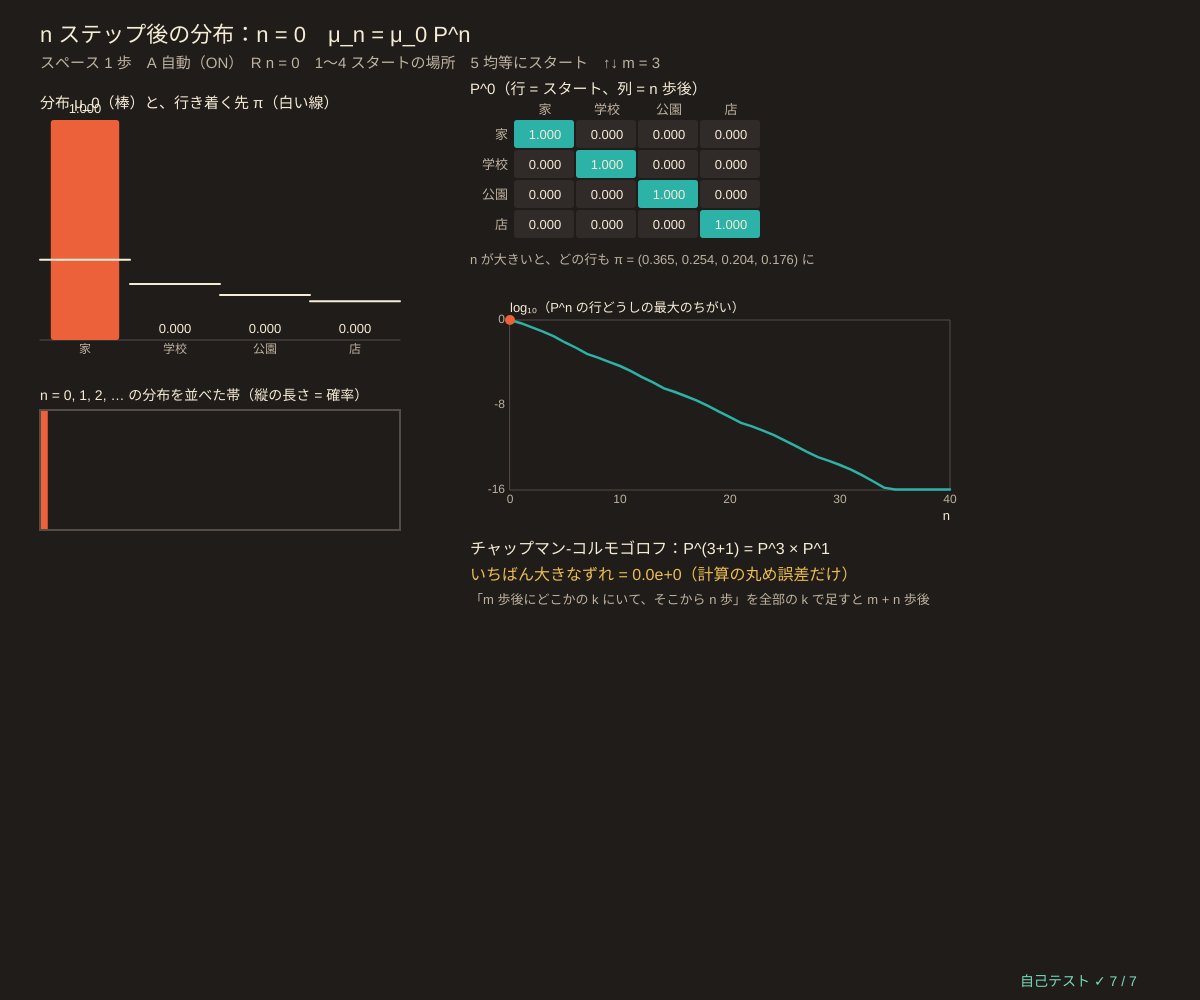
Frame 1 (no input)
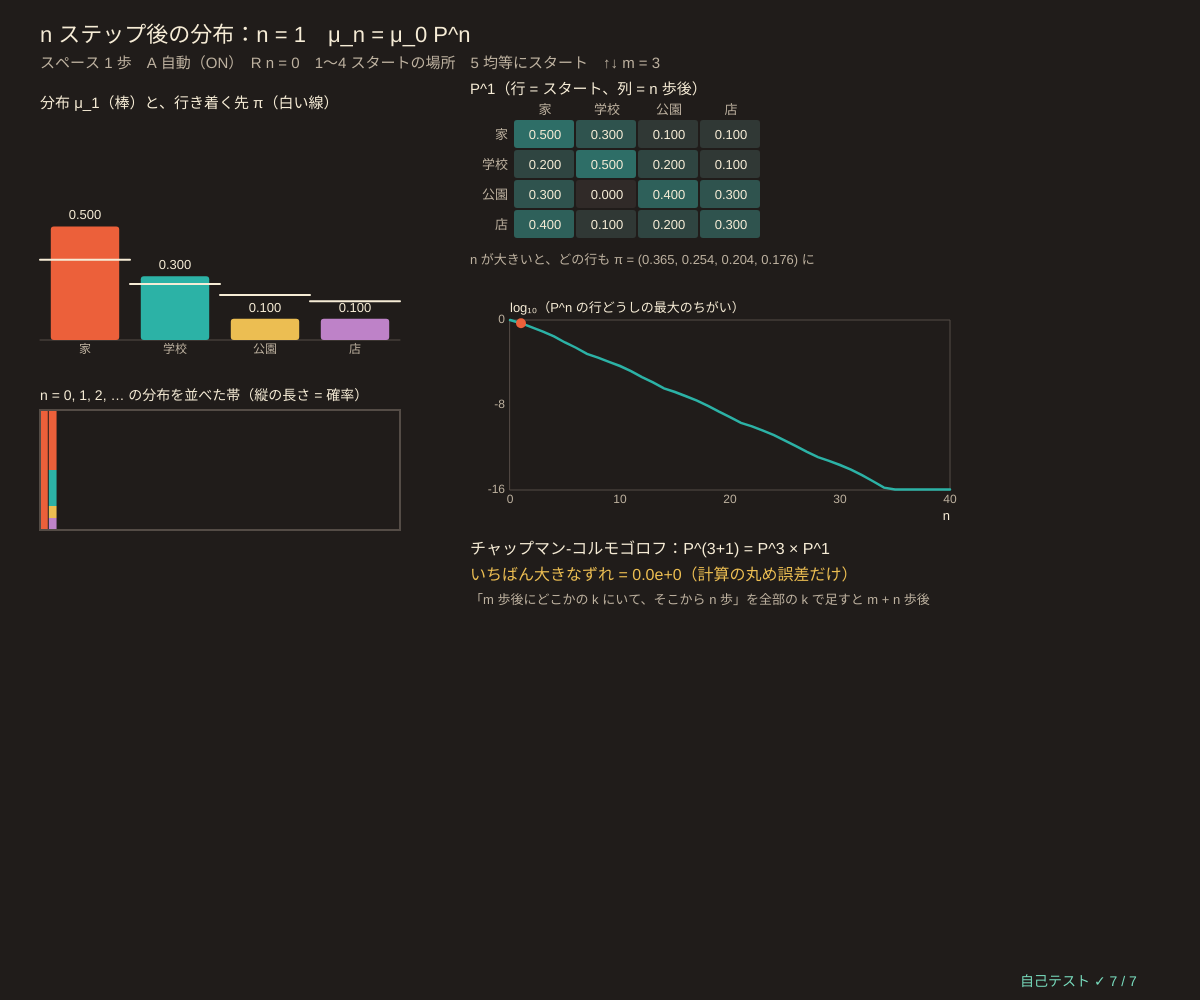
Frame 60 (no input)
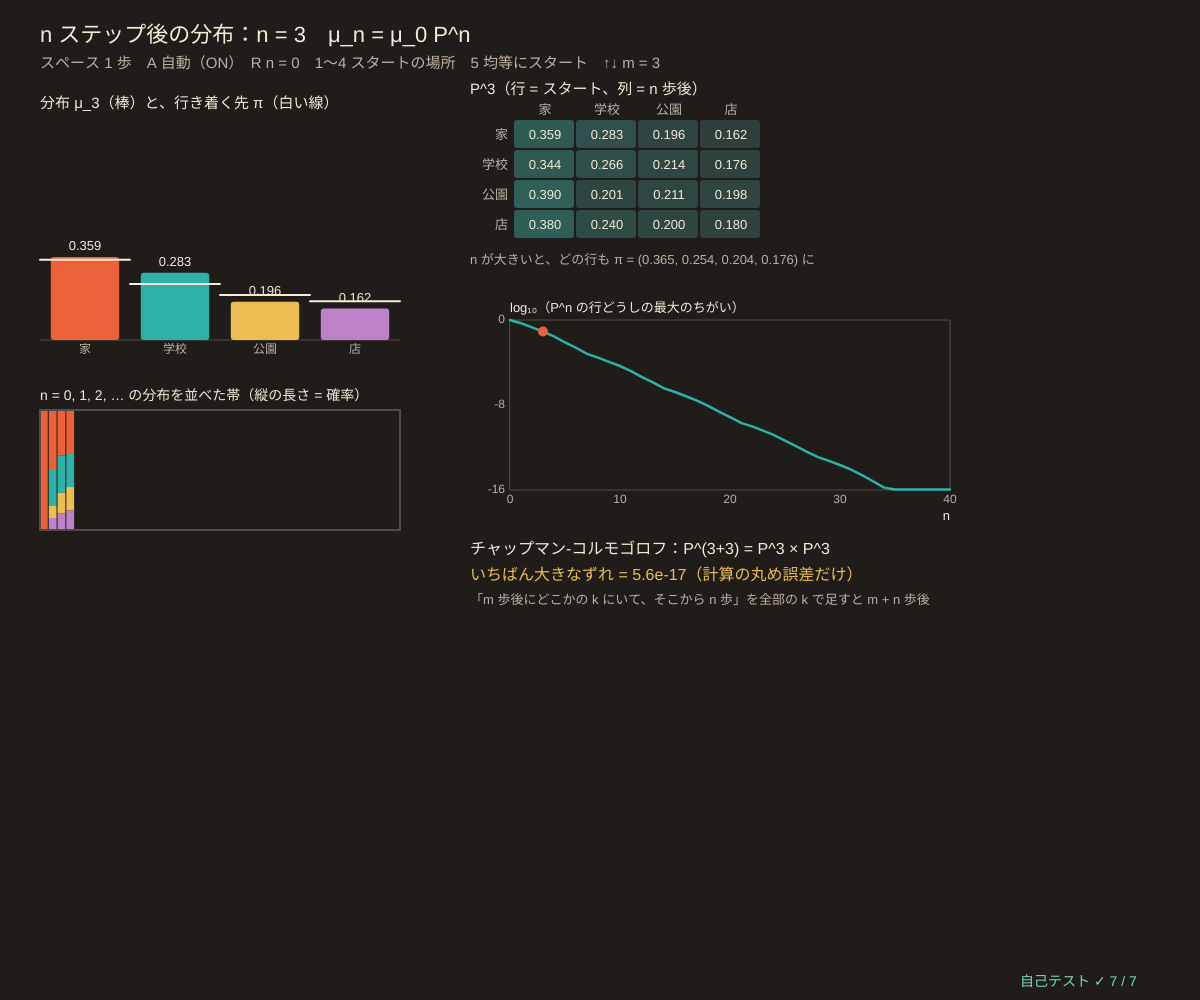
Frame 120 (the mouse pressed at the canvas centre since frame 60)

The p5.js sketch that drew these frames (run headless with seeded random() and noise() and a simulated clock; from frame 60 on, the mouse is pressed at the canvas centre):

// p5.js sketch
// ── sketch.js
// ============================================
// 01 n ステップ後の分布 ─ 「いまどこにいそうか」の確率（分布）に、遷移行列 P を 1 回掛けるごとに 1 歩すすむ
// μ_n = μ_0 P^n。P^n の (i, j) 成分 = i から始めて n 歩後に j にいる確率。
// n を大きくすると P^n のどの行も同じになっていく（どこから始めても同じ分布へ = 始まりを忘れる）。
// チャップマン-コルモゴロフ方程式 P^(m+n) = P^m P^n：「m 歩してから n 歩」= 「m + n 歩」を数値で確かめる
// スペース 1 歩 / A 自動 / R n = 0 に戻す / 1〜4 スタートの場所 / 5 均等にスタート / ↑↓ m（チャップマン-コルモゴロフの m）
// ============================================

const NAMES = ['家', '学校', '公園', '店'];
const transP = [                         // ★ 遷移行列（4 つの場所を 1 時間ごとに移動する人、各行の合計 = 1）
  [0.5, 0.3, 0.1, 0.1],
  [0.2, 0.5, 0.2, 0.1],
  [0.3, 0.0, 0.4, 0.3],
  [0.4, 0.1, 0.2, 0.3],
];
const MAX_N = 40;                        // ★ グラフに描く n の上限
let mu0 = [1, 0, 0, 0], nNow = 0, dists = [], shown = [], powers = [], spreads = [], piVec, auto = true, ckM = 3;

function setup() {
  createCanvas(windowWidth, windowHeight);
  selfTest();
  piVec = stationaryExact(transP);
  powers = [eyeMat(4)]; for (let k = 1; k <= MAX_N; k++) powers.push(matMul(powers[k - 1], transP));   // P^0, P^1, …（くり返し掛ける）
  spreads = powers.map(colSpread);
  restart(mu0);
}
function restart(m) { mu0 = m.slice(); nNow = 0; dists = [mu0.slice()]; shown = mu0.slice(); }
function oneStep() { if (nNow >= MAX_N) return; dists.push(vecMat(dists[nNow], transP)); nNow++; }   // ★ μ_(n+1) = μ_n P
// P^n の各列で「いちばん大きい行 − いちばん小さい行」の最大：0 なら全部の行が同じ
function colSpread(a) { let d = 0; for (let j = 0; j < a.length; j++) { let c = a.map((r) => r[j]); d = Math.max(d, Math.max(...c) - Math.min(...c)); } return d; }

function draw() {
  background(...BG);
  if (auto && frameCount % 40 === 0) oneStep();
  let target = dists[nNow];
  for (let k = 0; k < 4; k++) shown[k] += (target[k] - shown[k]) * 0.15;   // 棒をなめらかに動かす
  hudTitle('n ステップ後の分布：n = ' + nNow + '　μ_n = μ_0 P^n', 'スペース 1 歩　A 自動（' + (auto ? 'ON' : 'OFF') + '）　R n = 0　1〜4 スタートの場所　5 均等にスタート　↑↓ m = ' + ckM);

  // ---- いまの分布（棒）と定常分布（線）
  let bx = 40, by = 120, bw = Math.min(380, width * 0.3), bh = 220;
  noStroke(); fill(...CREAM); textSize(15); textAlign(LEFT, BASELINE); text('分布 μ_' + nNow + '（棒）と、行き着く先 π（白い線）', bx, by - 12);
  drawBars(bx, by, bw, bh, shown, STATE_COLS, 1, NAMES);
  for (let k = 0; k < 4; k++) { let x = bx + (k + 0.5) * (bw / 4), y = by + bh - piVec[k] * bh; stroke(...CREAM); strokeWeight(2); line(x - bw / 8, y, x + bw / 8, y); noStroke(); fill(...CREAM); textSize(13); textAlign(CENTER, BOTTOM); text(fmtN(target[k], 3), x, by + bh - shown[k] * bh - 4); }

  // ---- これまでの分布を積み上げた帯（左 = n 0）
  let sx = bx, sy = by + bh + 70, sw = bw, sh = 120, cw = sw / (MAX_N + 1);
  fill(...CREAM); textSize(14); textAlign(LEFT, BASELINE); text('n = 0, 1, 2, … の分布を並べた帯（縦の長さ = 確率）', sx, sy - 10);
  for (let n = 0; n <= nNow; n++) { let y = sy; for (let k = 0; k < 4; k++) { noStroke(); fill(...STATE_COLS[k]); rect(sx + n * cw, y, Math.max(1, cw - 1), dists[n][k] * sh); y += dists[n][k] * sh; } }
  noFill(); stroke(84, 76, 70); rect(sx, sy, sw, sh);

  // ---- P^n の表
  let mx = bx + bw + 70, my = 120;
  noStroke(); fill(...CREAM); textSize(15); textAlign(LEFT, BASELINE); text('P^' + nNow + '（行 = スタート、列 = n 歩後）', mx, my - 26);
  drawMatrix(powers[nNow], mx + 44, my, 62, 30, NAMES, { ts: 13, digits: 3 });
  fill(...SUB); textSize(13); textAlign(LEFT, BASELINE);
  text('n が大きいと、どの行も π = (' + piVec.map((v) => fmtN(v, 3)).join(', ') + ') に', mx, my + 4 * 30 + 24);

  // ---- 行のちがい（対数）
  let g = { x: mx + 40, y: my + 200, w: Math.min(440, width - mx - 90), h: 170, x0: 0, x1: MAX_N, y0: -16, y1: 0 };
  plotAxes(g, 'n', 'log₁₀（P^n の行どうしの最大のちがい）', [0, 10, 20, 30, 40], [-16, -8, 0]);
  drawCurve(g, spreads.map((d) => Math.log10(Math.max(d, 1e-16))), TEAL, 2.5);
  noStroke(); fill(...DICE); circle(gX(g, nNow), gY(g, Math.log10(Math.max(spreads[nNow], 1e-16))), 10);

  // ---- チャップマン-コルモゴロフ
  let ckN = Math.max(1, nNow), lhs = powers[Math.min(MAX_N, ckM + ckN)] || matPow(transP, ckM + ckN), rhs = matMul(powers[ckM], powers[ckN]);
  let cy = g.y + g.h + 64;
  fill(...CREAM); textSize(16); textAlign(LEFT, BASELINE);
  text('チャップマン-コルモゴロフ：P^(' + ckM + '+' + ckN + ') = P^' + ckM + ' × P^' + ckN, mx, cy);
  fill(...MUSTARD); text('いちばん大きなずれ = ' + maxAbsDiff(lhs, rhs).toExponential(1) + '（計算の丸め誤差だけ）', mx, cy + 26);
  fill(...SUB); textSize(13); text('「m 歩後にどこかの k にいて、そこから n 歩」を全部の k で足すと m + n 歩後', mx, cy + 50);
  drawSelfTest(width - 180, height - 14);
}

function keyPressed() {
  if (key === ' ') oneStep();
  if (key === 'a' || key === 'A') auto = !auto;
  if (key === 'r' || key === 'R') restart(mu0);
  if (key >= '1' && key <= '4') { let m = [0, 0, 0, 0]; m[Number(key) - 1] = 1; restart(m); }
  if (key === '5') restart([0.25, 0.25, 0.25, 0.25]);
  if (key === UP_ARROW) ckM = Math.min(20, ckM + 1);
  if (key === DOWN_ARROW) ckM = Math.max(0, ckM - 1);
  return false;
}

// ============================================
// やってみよう
// 1. 1〜4 でスタートを変えても、n = 20 くらいで棒はいつも同じ高さ（π）になる？
// 2. transP の 1 行を [0, 0, 0, 1] にしたり、家 ⇔ 学校 だけを行き来する行列にすると、行はそろう？（03 の分類へ）
// 3. ログのグラフはほぼ直線 = ちがいが毎回ほぼ同じ割合で縮む。その割合は P の 2 番目に大きい固有値の大きさ
// 4. ↑↓ で m を変えて、P^(m+n) と P^m P^n のずれがいつも 10⁻¹⁶ くらいなのを見よう
// ============================================

// ---- 自己テスト
function selfTest() {
  selfTestResults = [];
  check('遷移行列の各行の合計 = 1', rowSumErr(transP) < 1e-12);
  let pw = [eyeMat(4)]; for (let k = 1; k <= 60; k++) pw.push(matMul(pw[k - 1], transP));
  check('P^n（n = 1〜60）の各行の合計 = 1', pw.every((a) => rowSumErr(a) < 1e-12));
  let ck = 0; for (let m = 0; m <= 10; m++) for (let n = 0; n <= 10; n++) ck = Math.max(ck, maxAbsDiff(pw[m + n], matMul(pw[m], pw[n])));
  check('チャップマン-コルモゴロフ P^(m+n) = P^m P^n（m, n ≤ 10、ずれ ' + ck.toExponential(1) + '）', ck < 1e-12);
  let mu = [0.1, 0.2, 0.3, 0.4], v = mu.slice(); for (let k = 0; k < 12; k++) v = vecMat(v, transP);
  check('μ に P を 12 回掛ける = μ P^12', maxAbsDiff(v, vecMat(mu, pw[12])) < 1e-14);
  let pi = stationaryExact(transP);
  check('P^60 のどの行も定常分布 π（ずれ < 10⁻¹⁰）', pw[60].every((r) => maxAbsDiff(r, pi) < 1e-10));
  let mono = true; for (let k = 1; k <= 60; k++) if (colSpread(pw[k]) > colSpread(pw[k - 1]) + 1e-15) mono = false;
  check('行どうしのちがいは n とともに増えない（列の幅が縮む）', mono);
  seedRng(11); let cnt = [0, 0, 0, 0], runs = 40000;   // シミュレーション：家から 5 歩後にどこにいる？
  for (let r = 0; r < runs; r++) { let s = 0; for (let t = 0; t < 5; t++) s = sampleFrom(transP[s]); cnt[s]++; }
  check('家から 5 歩のシミュレーション（4 万回）≈ P^5 の 1 行目（ずれ < 0.01）', maxAbsDiff(cnt.map((c) => c / runs), pw[5][0]) < 0.01);
  reportSelfTest();
}

// ==================================================
// ここから下は「マルコフ連鎖の道具」（中身は読まなくても OK。消さないでね）
// ==================================================
// ---- 色と小さな道具
const BG = [32, 28, 26];                // 背景（あたたかい炭色）
const CREAM = [246, 236, 214], DICE = [236, 96, 58], TEAL = [44, 178, 166], MUSTARD = [236, 190, 82], PLUM = [190, 130, 200], SUB = [190, 178, 160];
const STATE_COLS = [[236, 96, 58], [44, 178, 166], [236, 190, 82], [190, 130, 200], [120, 190, 240], [150, 210, 110], [240, 140, 170], [200, 170, 130]];
function clampv(v, a, b) { return v < a ? a : v > b ? b : v !== v ? a : v; }     // NaN なら a に戻す
function sumOf(a) { let s = 0; for (let v of a) s += v; return s; }
function meanOf(a) { return a.length ? sumOf(a) / a.length : 0; }
function sampleFrom(p) { let u = rnd() * sumOf(p), c = 0; for (let i = 0; i < p.length; i++) { c += p[i]; if (u < c) return i; } return p.length - 1; }   // 確率 p[i] で i を返す
function fmtN(v, d) { if (typeof v !== 'number' || v !== v) return '?'; if (!isFinite(v)) return '∞'; let s = v.toFixed(d === undefined ? 2 : d); return /^-0\.?0*$/.test(s) ? s.slice(1) : s; }
function hudTitle(t, sub) {            // 左上の見出しと操作の説明
  noStroke(); fill(...CREAM); textSize(22); textAlign(LEFT, BASELINE); text(t, 40, 42);
  fill(...SUB); textSize(15); text(sub, 40, 68);
}
// ---- 種つきの乱数（同じ種なら毎回同じ列 → 実験をくり返せる）
let rngState = 1;
function seedRng(s) { rngState = (s >>> 0) || 1; }
function rnd() {                       // 0〜1 の一様乱数（mulberry32）
  rngState = (rngState + 0x6d2b79f5) >>> 0;
  let t = rngState;
  t = Math.imul(t ^ (t >>> 15), t | 1);
  t ^= t + Math.imul(t ^ (t >>> 7), t | 61);
  return ((t ^ (t >>> 14)) >>> 0) / 4294967296;
}
function rndInt(a, b) { return a + Math.floor(rnd() * (b - a + 1)); }
function randn() { let u = 1 - rnd(), v = rnd(); return Math.sqrt(-2 * Math.log(u)) * Math.cos(2 * Math.PI * v); }   // 標準正規分布
// ---- 行列の道具（行列 = 配列の配列。遷移行列 transP[i][j] = i の次に j へ行く確率、行の和 = 1）
function zerosMat(n, m) { let a = []; for (let i = 0; i < n; i++) a.push(new Array(m === undefined ? n : m).fill(0)); return a; }
function eyeMat(n) { let a = zerosMat(n); for (let i = 0; i < n; i++) a[i][i] = 1; return a; }
function copyMat(a) { return a.map((r) => r.slice()); }
function matMul(a, b) {                // 行列の積 (a b)[i][j] = Σ_k a[i][k] b[k][j]
  let n = a.length, m = b[0].length, kk = b.length, c = zerosMat(n, m);
  for (let i = 0; i < n; i++) for (let k = 0; k < kk; k++) { let v = a[i][k]; if (v !== 0) for (let j = 0; j < m; j++) c[i][j] += v * b[k][j]; }
  return c;
}
function vecMat(v, a) {                // 横ベクトル × 行列：次の時刻の分布 = いまの分布 × P
  let out = new Array(a[0].length).fill(0);
  for (let i = 0; i < v.length; i++) if (v[i] !== 0) for (let j = 0; j < out.length; j++) out[j] += v[i] * a[i][j];
  return out;
}
function matPow(a, k) { let r = eyeMat(a.length); for (let t = 0; t < k; t++) r = matMul(r, a); return r; }   // P^k（k 回かけるだけ）
function maxAbsDiff(a, b) {            // 2 つの行列（またはベクトル）のいちばん大きなずれ
  let d = 0;
  for (let i = 0; i < a.length; i++) { if (Array.isArray(a[i])) d = Math.max(d, maxAbsDiff(a[i], b[i])); else d = Math.max(d, Math.abs(a[i] - b[i])); }
  return d;
}
function rowSumErr(a, target) { let d = 0; for (let r of a) d = Math.max(d, Math.abs(sumOf(r) - (target === undefined ? 1 : target))); return d; }
function fixRows(a) {                  // 行の和を 1 に。全部 0 の行は「その場にとどまる」にする（NaN を出さない）
  return a.map((r, i) => { let s = sumOf(r); if (!(s > 1e-12)) { let z = r.map(() => 0); z[i] = 1; return z; } return r.map((v) => v / s); });
}
function solveLinear(a, b) {           // ガウスの消去法（部分ピボット）で a x = b。解けなければ null
  let n = a.length, m = a.map((r, i) => r.concat([b[i]]));
  for (let c = 0; c < n; c++) {
    let p = c; for (let r = c + 1; r < n; r++) if (Math.abs(m[r][c]) > Math.abs(m[p][c])) p = r;
    if (Math.abs(m[p][c]) < 1e-13) return null;
    [m[c], m[p]] = [m[p], m[c]];
    for (let r = 0; r < n; r++) { if (r === c) continue; let f = m[r][c] / m[c][c]; if (f !== 0) for (let k = c; k <= n; k++) m[r][k] -= f * m[c][k]; }
  }
  return m.map((r, i) => r[n] / r[i]);
}
function matInv(a) {                   // 逆行列（ガウス-ジョルダン）。逆がなければ null
  let n = a.length, cols = [];
  for (let j = 0; j < n; j++) { let e = new Array(n).fill(0); e[j] = 1; let x = solveLinear(a, e); if (!x) return null; cols.push(x); }
  return a.map((_, i) => cols.map((c) => c[i]));
}
// 定常分布：π P = π と Σ π = 1 を連立方程式として解く（(P^T − I) π = 0 の最後の式を Σ π = 1 に置きかえる）
function stationaryExact(a) {
  let n = a.length, m = zerosMat(n), b = new Array(n).fill(0);
  for (let i = 0; i < n; i++) for (let j = 0; j < n; j++) m[i][j] = a[j][i] - (i === j ? 1 : 0);
  for (let j = 0; j < n; j++) m[n - 1][j] = 1; b[n - 1] = 1;
  return solveLinear(m, b);
}
function stationaryPower(a, tol, maxIt, start) {   // べき乗法：π ← π P を変化が tol 未満になるまで
  let n = a.length, v = start ? start.slice() : new Array(n).fill(1 / n), its = 0, d = Infinity;
  while (d > (tol || 1e-13) && its < (maxIt || 100000)) { let w = vecMat(v, a); d = maxAbsDiff(w, v); v = w; its++; }
  return { pi: v, its };
}
function tvDist(p, q) { let s = 0; for (let i = 0; i < p.length; i++) s += Math.abs(p[i] - q[i]); return s / 2; }   // 全変動距離
function entropyRate(a, pi) {          // エントロピー率 H = −Σ_i π_i Σ_j P_ij log₂ P_ij（1 歩あたりの情報量、ビット）
  let h = 0;
  for (let i = 0; i < a.length; i++) for (let v of a[i]) if (v > 0) h -= pi[i] * v * Math.log2(v);
  return h;
}
// ---- 遷移図を描く道具：矢印の太さ = 確率
function bezPts(ax, ay, bx, by, bend, r) {          // 少しふくらんだ曲線の点（両はしの円 r の中は除く）
  let mx = (ax + bx) / 2, my = (ay + by) / 2, dx = bx - ax, dy = by - ay, L = Math.hypot(dx, dy) || 1;
  let cx = mx - (dy / L) * bend * L, cy = my + (dx / L) * bend * L, pts = [];
  for (let k = 0; k <= 30; k++) {
    let t = k / 30, x = (1 - t) * (1 - t) * ax + 2 * t * (1 - t) * cx + t * t * bx, y = (1 - t) * (1 - t) * ay + 2 * t * (1 - t) * cy + t * t * by;
    if (Math.hypot(x - ax, y - ay) > r + 2 && Math.hypot(x - bx, y - by) > r + 6) pts.push([x, y]);
  }
  return pts;
}
function arrowHeadAt(pts, sz) {       // 折れ線の最後に三角の矢じり
  if (pts.length < 2) return;
  let [x1, y1] = pts[pts.length - 2], [x2, y2] = pts[pts.length - 1], L = Math.hypot(x2 - x1, y2 - y1) || 1, ux = (x2 - x1) / L, uy = (y2 - y1) / L;
  triangle(x2 + ux * sz, y2 + uy * sz, x2 - uy * sz * 0.6, y2 + ux * sz * 0.6, x2 + uy * sz * 0.6, y2 - ux * sz * 0.6);
}
// nodes = [[x, y], …]、a = 遷移行列。戻り値：矢印ごとの { i, j, mx, my }（ラベルやクリック判定用）
function drawChainGraph(nodes, a, r, cols, opts) {
  opts = opts || {};
  let cx = meanOf(nodes.map((p) => p[0])), cy = meanOf(nodes.map((p) => p[1])), hits = [];
  for (let i = 0; i < nodes.length; i++) for (let j = 0; j < nodes.length; j++) {
    let p = a[i][j]; if (!(p > 1e-9)) continue;
    let col = cols[i % cols.length], w = 1 + 11 * p, pts;
    if (i === j) {                     // 自分に戻る矢印：外側に小さな輪
      let ox = nodes[i][0] - cx, oy = nodes[i][1] - cy, L = Math.hypot(ox, oy) || 1, ux = ox / L, uy = L > 1 ? oy / L : -1;
      if (L <= 1) ux = 0;
      let lx = nodes[i][0] + ux * r * 1.55, ly = nodes[i][1] + uy * r * 1.55, rr = r * 0.62, base = Math.atan2(-uy, -ux);
      pts = []; for (let k = 0; k <= 32; k++) { let t = base + 0.9 + (k / 32) * (2 * Math.PI - 1.8); pts.push([lx + rr * Math.cos(t), ly + rr * Math.sin(t)]); }
      hits.push({ i, j, mx: lx + ux * rr, my: ly + uy * rr });
    } else {
      pts = bezPts(nodes[i][0], nodes[i][1], nodes[j][0], nodes[j][1], 0.14, r);
      if (pts.length) hits.push({ i, j, mx: pts[pts.length >> 1][0], my: pts[pts.length >> 1][1] });
    }
    stroke(col[0], col[1], col[2], opts.alphaEdge || 210); strokeWeight(w); noFill(); polyline(pts);
    noStroke(); fill(col[0], col[1], col[2], opts.alphaEdge || 230); arrowHeadAt(pts, 8 + w * 0.8);
    if (opts.labels !== false && pts.length) {
      let h = hits[hits.length - 1]; fill(...CREAM); textSize(13); textAlign(CENTER, CENTER); text(fmtN(p, 2), h.mx, h.my - 12);
    }
  }
  for (let i = 0; i < nodes.length; i++) {
    let col = cols[i % cols.length]; stroke(...CREAM); strokeWeight(opts.hl === i ? 4 : 1.5); fill(col[0] * 0.55, col[1] * 0.55, col[2] * 0.55);
    circle(nodes[i][0], nodes[i][1], 2 * r);
    noStroke(); fill(...CREAM); textAlign(CENTER, CENTER); textSize(opts.nameSize || 18); text(opts.names ? opts.names[i] : String(i), nodes[i][0], nodes[i][1]);
  }
  return hits;
}
function drawMatrix(a, x, y, cw, ch, names, opts) {   // 行列を色つきの表で（濃い = 大きい）
  opts = opts || {}; let d = opts.digits === undefined ? 2 : opts.digits, n = a.length, m = a[0].length, hi = opts.hi || 1;
  textAlign(CENTER, CENTER); textSize(opts.ts || 13);
  for (let i = 0; i < n; i++) for (let j = 0; j < m; j++) {
    let v = a[i][j], t = clampv(Math.abs(v) / hi, 0, 1); noStroke();
    fill(48 + t * (TEAL[0] - 48), 42 + t * (TEAL[1] - 42), 40 + t * (TEAL[2] - 40)); rect(x + j * cw, y + i * ch, cw - 2, ch - 2, 3);
    fill(...CREAM); text(fmtN(v, d), x + j * cw + cw / 2, y + i * ch + ch / 2);
  }
  if (names) { fill(...SUB); for (let i = 0; i < n; i++) { textAlign(RIGHT, CENTER); text(names[i], x - 6, y + i * ch + ch / 2); } for (let j = 0; j < m; j++) { textAlign(CENTER, BOTTOM); text(names[j], x + j * cw + cw / 2, y - 3); } }
}
// ---- グラフの道具：g = { x, y, w, h, x0, x1, y0, y1 }
function gX(g, v) { return g.x + clampv((v - g.x0) / (g.x1 - g.x0), -0.02, 1.02) * g.w; }
function gY(g, v) { return g.y + g.h - clampv((v - g.y0) / (g.y1 - g.y0), -0.02, 1.02) * g.h; }
function plotAxes(g, xl, yl, xt, yt) {
  stroke(84, 76, 70); strokeWeight(1); noFill(); rect(g.x, g.y, g.w, g.h);
  noStroke(); fill(...SUB); textSize(12); textAlign(CENTER, TOP);
  for (let v of xt) text(+v.toPrecision(3), gX(g, v), g.y + g.h + 4);
  textAlign(RIGHT, CENTER);
  for (let v of yt) text(+v.toPrecision(3), g.x - 5, gY(g, v));
  textAlign(LEFT, BASELINE); fill(...CREAM); textSize(13);
  text(xl, g.x + g.w - textWidth(xl), g.y + g.h + 30); text(yl, g.x, g.y - 8);
}
function polyline(pts) {               // 点が 2 つ以上あるときだけ折れ線を描く（空の beginShape を作らない）
  if (pts.length < 2) return;
  noFill(); beginShape(); for (let p of pts) vertex(p[0], p[1]); endShape();
}
function drawCurve(g, arr, col, sw, xOff) {   // arr[i] を x = i (+ xOff) に。長いときは間引いて 600 点まで
  let n = arr.length, stride = Math.max(1, Math.ceil(n / 600)), pts = [];
  for (let i = 0; i < n; i += stride) pts.push([gX(g, i + (xOff || 0)), gY(g, arr[i])]);
  if (n > 1 && (n - 1) % stride) pts.push([gX(g, n - 1 + (xOff || 0)), gY(g, arr[n - 1])]);
  stroke(...col); strokeWeight(sw || 2); polyline(pts);
}
function legend(x, y, items) {         // items = [[色, 名前], …]
  textSize(13); textAlign(LEFT, CENTER);
  for (let [c, s] of items) { noStroke(); fill(...c); rect(x, y - 5, 16, 10); fill(...CREAM); text(s, x + 22, y); y += 20; }
}
function drawBars(x, y, w, h, vals, cols, top, names) {   // 棒グラフ（top = 縦軸の上限）
  let n = vals.length, bw = w / n;
  stroke(84, 76, 70); strokeWeight(1); line(x, y + h, x + w, y + h); noStroke();
  for (let i = 0; i < n; i++) {
    let c = cols[i % cols.length], hh = clampv(vals[i] / (top || 1), 0, 1) * h; fill(...c); rect(x + i * bw + bw * 0.12, y + h - hh, bw * 0.76, hh, 3);
    if (names) { fill(...SUB); textSize(12); textAlign(CENTER, TOP); text(names[i], x + i * bw + bw / 2, y + h + 4); }
  }
}
// ---- 自己テストの道具
let selfTestResults = [];
function check(name, cond) { selfTestResults.push({ name, ok: !!cond }); }
function near(a, b, tol) { return a !== null && a !== undefined && isFinite(a) && Math.abs(a - b) <= (tol === undefined ? 1e-9 : tol); }
function noNaN(v) { return Array.isArray(v) || ArrayBuffer.isView(v) ? Array.from(v).every(noNaN) : !(typeof v === 'number' && !isFinite(v)); }
function reportSelfTest() { for (let r of selfTestResults) (r.ok ? console.log : console.error)((r.ok ? '✓ ' : '✗ ') + r.name); }
function selfTestLine() { let n = selfTestResults.filter((r) => r.ok).length; return '自己テスト ' + (n === selfTestResults.length ? '✓ ' : '✗ ') + n + ' / ' + selfTestResults.length; }
function drawSelfTest(x, y) { noStroke(); fill(selfTestResults.every((r) => r.ok) ? color(120, 220, 190) : color(255, 90, 90)); textSize(14); textAlign(LEFT, BASELINE); text(selfTestLine(), x, y); }
